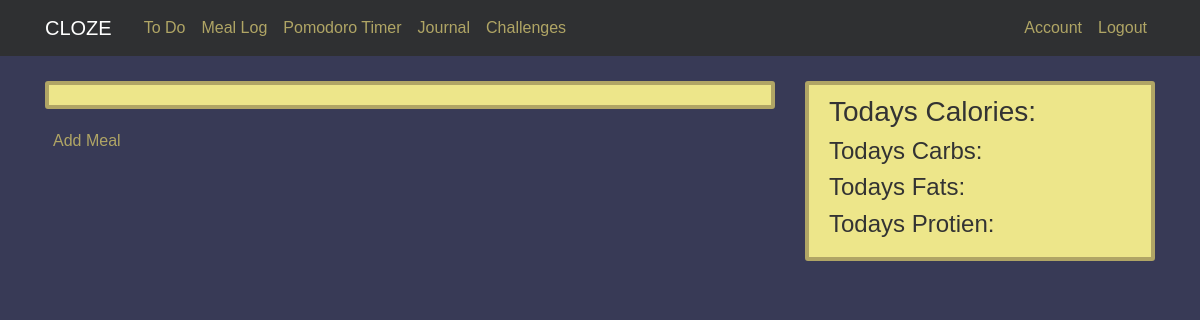
/meal-log (signed in), run on an earlier commit of the app's database.
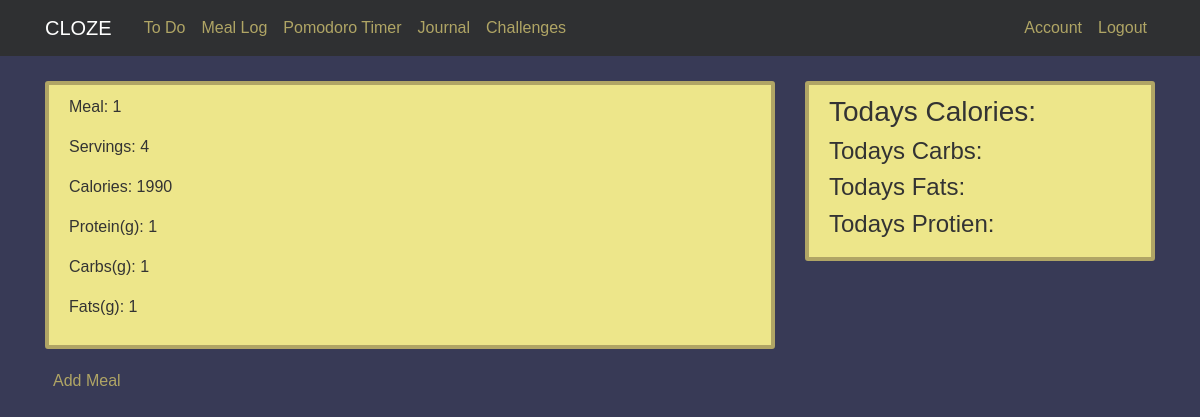
And on a later commit of the database.
### cloze/models.py (models this page shows)
class Meal(db.Model):
    id = db.Column(db.Integer, primary_key=True)
    food = db.Column(db.String(128), index=True, nullable=False)
    servings = db.Column(db.Integer, index=True)
    calories = db.Column(db.Integer, index=True)
    protein = db.Column(db.Integer, index=True)
    carbs = db.Column(db.Integer, index=True)
    fats = db.Column(db.Integer, index=True)
    user_id = db.Column(db.Integer, db.ForeignKey('user.id'), nullable=False)

### cloze/routes.py (the view)
@app.route('/meal-log', methods=['GET'])
@login_required
def mealLog():
    meals = db.session.query(Meal).filter_by(owner=current_user)
    return render_template('mealLog.html', title = 'Meal Log', meals = meals)

### cloze/models.py (called while the page is built)
@login_manager.user_loader
def load_user(userId):
    return User.query.get(int(userId))

### cloze/Templates/mealLog.html
{% extends "layout.html" %}
{% block content %}
<div class="col-md-8">
    <div class="content-section">
    {% for meal in meals %}
        <p>Meal: {{meal.food}}</p>
        <p>Servings: {{meal.servings}}</p>
        <p>Calories: {{meal.calories}}</p>
        <p>Protein(g): {{meal.protein}}</p>
        <p>Carbs(g): {{meal.carbs}}</p>
        <p>Fats(g): {{meal.fats}}</p>
    {% endfor %}
    </div>
    <a class="ml-2" href="{{ url_for('mealLogAdd') }}">Add Meal</a>
</div>
<div class="col-md-4">
    <div class="content-section">
        <h3>Todays Calories:</h3>
        <h4>Todays Carbs:</h4>
        <h4>Todays Fats:</h4>
        <h4>Todays Protien:</h4>
    </div>
</div>
{% endblock content %}

### cloze/Templates/layout.html (shortened to what this page needs)
<html>
<head>
    <link rel="stylesheet" href="https://maxcdn.bootstrapcdn.com/bootstrap/4.0.0/css/bootstrap.min.css">
    <link rel= "stylesheet" type= "text/css" href= "{{ url_for('static',filename='css/main.css') }}">
</head>
<body>
    <header class="site-header">
        <nav class="navbar navbar-expand-md navbar-dark bg-black fixed-top">
            <div class="container">
                <a class="navbar-brand mr-4" href="/home">CLOZE</a>
                <div class="navbar-nav mr-auto">
                    <a class="nav-item nav-link" href="/todo">To Do</a>
                    <a class="nav-item nav-link" href="/meal-log">Meal Log</a>
                    <a class="nav-item nav-link" href="/pomodoro">Pomodoro Timer</a>
                    <a class="nav-item nav-link" href="/journal">Journal</a>
                    <a class="nav-item nav-link" href="/challenges">Challenges</a>
                </div>
                <div class="navbar-nav">
                    {% if current_user.is_authenticated %}
                        <a class="nav-item nav-link" href="/account">Account</a>
                        <a class="nav-item nav-link" href="/logout">Logout</a>
                    {% else %}
                        <a class="nav-item nav-link" href="/login">Login</a>
                        <a class="nav-item nav-link" href="/register">Register</a>
                    {% endif %}
                </div>
            </div>
        </nav>
    </header>
    <main role="main" class="container">
        <div class="row">
            <div class="col-md-8">
            </div>
            {% block content %}{% endblock %}
        </div>
    </main>
</body>
</html>

### cloze/static/css/main.css (style rules this page uses)
body { font-family: "Source Sans Pro", sans-serif; background: #383a56; color: #333333; margin-top: 5rem; }
a { color: #b0a565; }
.bg-black { background-color: #2f3032; }
.site-header .navbar-nav .nav-link { color: #b0a565; }
.content-section { background: #ede68a; padding: 10px 20px; border: 4px solid #b0a565; border-radius: 3px; margin-bottom: 20px; }

What changed in the data, as far as the page shows it:
added Meal: food "1", servings "4", calories "1990", protein "1", carbs "1", fats "1"
